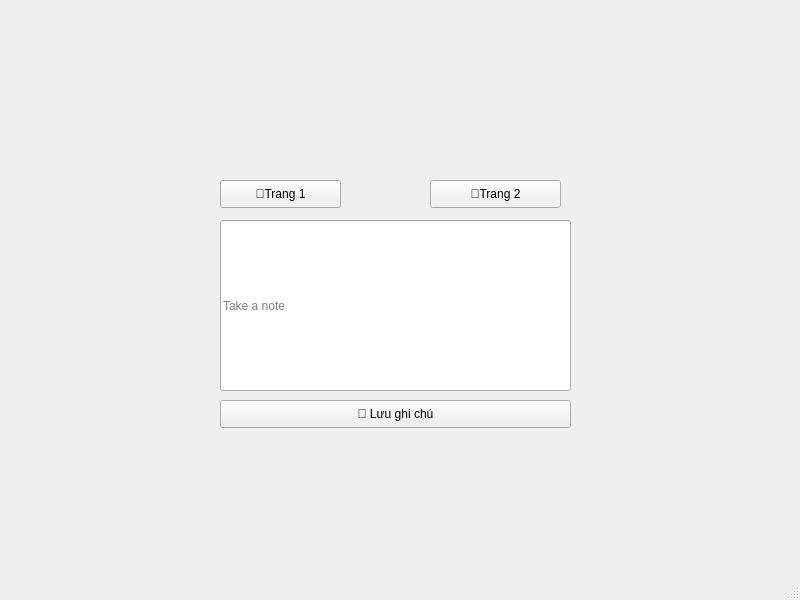
<?xml version="1.0" encoding="UTF-8"?>
<ui version="4.0">
 <class>MainWindow</class>
 <widget class="QMainWindow" name="MainWindow">
  <property name="geometry">
   <rect>
    <x>0</x>
    <y>0</y>
    <width>800</width>
    <height>600</height>
   </rect>
  </property>
  <property name="windowTitle">
   <string>MainWindow</string>
  </property>
  <widget class="QWidget" name="centralwidget">
   <widget class="QPushButton" name="save_button">
    <property name="geometry">
     <rect>
      <x>220</x>
      <y>400</y>
      <width>351</width>
      <height>28</height>
     </rect>
    </property>
    <property name="text">
     <string>💾 Lưu ghi chú</string>
    </property>
   </widget>
   <widget class="QLineEdit" name="notes">
    <property name="geometry">
     <rect>
      <x>220</x>
      <y>220</y>
      <width>351</width>
      <height>171</height>
     </rect>
    </property>
    <property name="placeholderText">
     <string>Take a note</string>
    </property>
   </widget>
   <widget class="QPushButton" name="button_page1">
    <property name="geometry">
     <rect>
      <x>220</x>
      <y>180</y>
      <width>121</width>
      <height>28</height>
     </rect>
    </property>
    <property name="text">
     <string>📄Trang 1</string>
    </property>
   </widget>
   <widget class="QPushButton" name="button_page2">
    <property name="geometry">
     <rect>
      <x>430</x>
      <y>180</y>
      <width>131</width>
      <height>28</height>
     </rect>
    </property>
    <property name="text">
     <string>📄Trang 2</string>
    </property>
   </widget>
   <zorder>notes</zorder>
   <zorder>save_button</zorder>
   <zorder>button_page1</zorder>
   <zorder>button_page2</zorder>
  </widget>
  <widget class="QMenuBar" name="menubar">
   <property name="geometry">
    <rect>
     <x>0</x>
     <y>0</y>
     <width>800</width>
     <height>26</height>
    </rect>
   </property>
  </widget>
  <widget class="QStatusBar" name="statusbar"/>
 </widget>
 <resources/>
 <connections/>
</ui>
